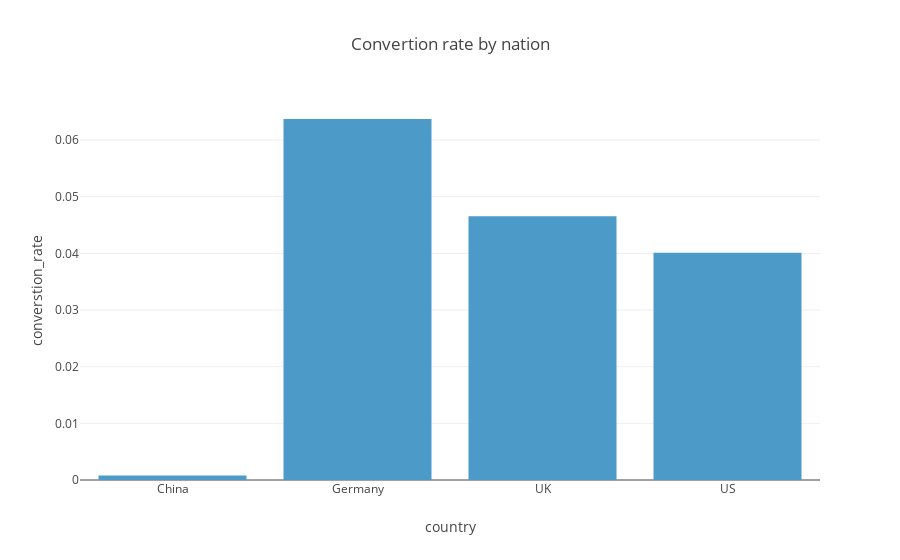

Write notebook code for a chart like this one.
### Markdown cell above
2. with *country*

### Code cell
data_temp_0=data_sample.groupby('country').count().reset_index()
data_temp=data_sample.groupby('country').sum().reset_index()

data_temp['nb_users']=data_temp_0['converted']
data_temp['converstion_rate']=data_temp['converted']/data_temp['nb_users']

px.bar(data_temp,x='country',y='converstion_rate',title='Convertion rate by nation')

### Figure 1 — Plotly figure (JSON) as saved in the notebook; plotly's stock layout.template omitted (floating-point values rounded to 4 significant figures)
{"data": [{"alignmentgroup": "True", "hovertemplate": "country=%{x}<br>converstion_rate=%{y}<extra></extra>", "legendgroup": "", "marker": {"color": "#4B9AC7", "pattern": {"shape": ""}}, "name": "", "offsetgroup": "", "orientation": "v", "showlegend": false, "textposition": "auto", "type": "bar", "x": ["China", "Germany", "UK", "US"], "xaxis": "x", "y": [0.0007968, 0.06373, 0.04656, 0.04013], "yaxis": "y"}], "layout": {"barmode": "relative", "legend": {"tracegroupgap": 0}, "title": {"text": "Convertion rate by nation"}, "xaxis": {"anchor": "y", "domain": [0, 1], "title": {"text": "country"}}, "yaxis": {"anchor": "x", "domain": [0, 1], "title": {"text": "converstion_rate"}}}}
